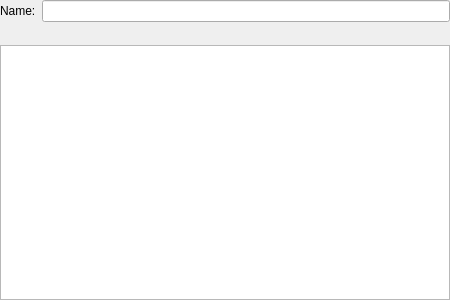
<?xml version="1.0" encoding="UTF-8"?>
<ui version="4.0">
 <class>KPlato::TaskDescriptionPanelBase</class>
 <widget class="QWidget" name="KPlato::TaskDescriptionPanelBase">
  <property name="geometry">
   <rect>
    <x>0</x>
    <y>0</y>
    <width>450</width>
    <height>300</height>
   </rect>
  </property>
  <layout class="QHBoxLayout" name="horizontalLayout">
   <property name="margin">
    <number>0</number>
   </property>
   <item>
    <layout class="QVBoxLayout" name="verticalLayout">
     <item>
      <layout class="QGridLayout" name="gridLayout">
       <item row="0" column="0">
        <widget class="QLabel" name="namelabel">
         <property name="whatsThis">
          <string>The name of the Task.</string>
         </property>
         <property name="text">
          <string>Name:</string>
         </property>
         <property name="wordWrap">
          <bool>false</bool>
         </property>
         <property name="buddy">
          <cstring>namefield</cstring>
         </property>
        </widget>
       </item>
       <item row="0" column="1">
        <widget class="KLineEdit" name="namefield">
         <property name="whatsThis">
          <string>The name of the Task.</string>
         </property>
         <property name="readOnly">
          <bool>true</bool>
         </property>
        </widget>
       </item>
      </layout>
     </item>
     <item>
      <widget class="KToolBar" name="toolbar" native="true">
       <property name="minimumSize">
        <size>
         <width>0</width>
         <height>11</height>
        </size>
       </property>
      </widget>
     </item>
     <item>
      <widget class="KRichTextWidget" name="descriptionfield"/>
     </item>
    </layout>
   </item>
  </layout>
 </widget>
 <layoutdefault spacing="6" margin="11"/>
 <customwidgets>
  <customwidget>
   <class>KLineEdit</class>
   <extends>QLineEdit</extends>
   <header>klineedit.h</header>
   <container>1</container>
  </customwidget>
  <customwidget>
   <class>KToolBar</class>
   <extends>QWidget</extends>
   <header location="global">KToolBar</header>
   <container>1</container>
  </customwidget>
  <customwidget>
   <class>KRichTextWidget</class>
   <extends>QTextEdit</extends>
   <header location="global">KRichTextWidget</header>
  </customwidget>
 </customwidgets>
 <resources/>
 <connections/>
</ui>
